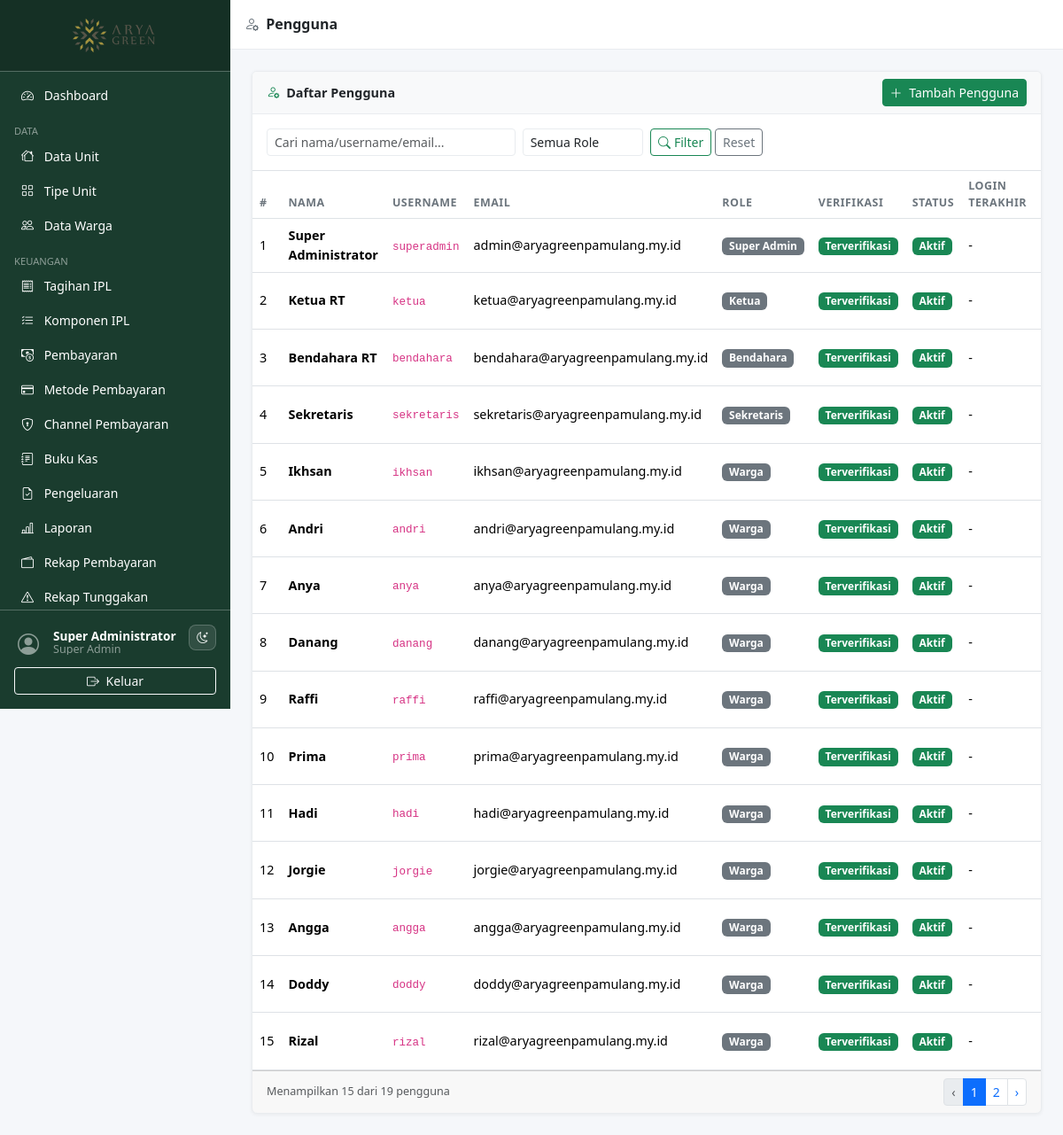
The page /pages/users/index.php (signed in) on the database its author committed.
### tables this page shows
CREATE TABLE `users` (
  `id`                 INT UNSIGNED AUTO_INCREMENT PRIMARY KEY,
  `role_id`            INT UNSIGNED NOT NULL DEFAULT 4,
  `name`               VARCHAR(150) NOT NULL,
  `username`           VARCHAR(80)  NOT NULL UNIQUE,
  `email`              VARCHAR(150) NOT NULL UNIQUE,
  `password`           VARCHAR(255) DEFAULT NULL,
  `email_verified_at`  DATETIME     DEFAULT NULL,
  `verification_token` VARCHAR(100) DEFAULT NULL,
  `reset_token`        VARCHAR(100) DEFAULT NULL,
  `reset_token_expires`DATETIME     DEFAULT NULL,
  `is_active`          TINYINT(1)   NOT NULL DEFAULT 1,
  `last_login`         DATETIME     DEFAULT NULL,
  `created_at`         TIMESTAMP    DEFAULT CURRENT_TIMESTAMP,
  `updated_at`         TIMESTAMP    DEFAULT CURRENT_TIMESTAMP ON UPDATE CURRENT_TIMESTAMP,
  FOREIGN KEY (`role_id`) REFERENCES `roles`(`id`) ON UPDATE CASCADE
);

CREATE TABLE `roles` (
  `id`         INT UNSIGNED AUTO_INCREMENT PRIMARY KEY,
  `name`       VARCHAR(50) NOT NULL UNIQUE,
  `label`      VARCHAR(100) NOT NULL,
  `created_at` TIMESTAMP DEFAULT CURRENT_TIMESTAMP
);

### includes/auth.php (called while the page is built, shortened)
<?php
require_once __DIR__ . '/functions.php';
function auth_user(): array {
    return $_SESSION['auth_user'] ?? [];
}
function can(string $permission): bool {
    return in_array($permission, $_SESSION['permissions'] ?? [], true);
}

### pages/users/index.php (the view, shortened to what this page needs)
<?php
require_once __DIR__ . '/../../includes/auth.php';
require_once __DIR__ . '/../../includes/functions.php';
$db = db();
$search = clean($_GET['q'] ?? '');
$f_role = (int)($_GET['role_id'] ?? 0);
$page   = max(1,(int)($_GET['page'] ?? 1));
$per    = 15;
$where  = ['1=1'];
$params = [];
$types  = '';
$wsql = implode(' AND ', $where);
$cnt = $db->prepare("SELECT COUNT(*) FROM users u WHERE {$wsql}");
$cnt->execute();
$total = $cnt->get_result()->fetch_row()[0];
$pag   = paginate($total, $per, $page);
$stmt = $db->prepare(
    "SELECT u.*, r.label AS role_label FROM users u
     JOIN roles r ON r.id=u.role_id
     WHERE {$wsql} ORDER BY u.created_at DESC LIMIT ? OFFSET ?"
);
$fp = array_merge($params, [$per, $pag['offset']]);
$stmt->bind_param($types.'ii', ...$fp);
$stmt->execute();
$users = $stmt->get_result()->fetch_all(MYSQLI_ASSOC);
include __DIR__ . '/../../includes/header.php';
include __DIR__ . '/../../includes/sidebar.php';
?>
<div class="content-wrapper">
  <div class="topbar d-flex align-items-center px-3 gap-2">
    <h6 class="mb-0 fw-semibold"><i class="bi bi-person-gear me-1 text-secondary"></i> Pengguna</h6>
  </div>
  <div class="main-content">
    <div class="card">
      <div class="card-header d-flex flex-wrap gap-2 align-items-center justify-content-between">
        <span><i class="bi bi-person-gear me-1 text-success"></i> Daftar Pengguna</span>
        <?php if (can('users.create')): ?>
          <a href="form.php" class="btn btn-success btn-sm"><i class="bi bi-plus-lg me-1"></i> Tambah Pengguna</a>
        <?php endif; ?>
      </div>
      <div class="card-body border-bottom">
        <form method="GET" class="row g-2">
          <div class="col-md-4">
            <input type="text" name="q" class="form-control form-control-sm"
                   placeholder="Cari nama/username/email..." value="<?= e($search) ?>">
          </div>
          <div class="col-md-2">
            <select name="role_id" class="form-select form-select-sm">
              <option value="">Semua Role</option>
            </select>
          </div>
          <div class="col-auto">
            <button class="btn btn-sm btn-outline-success"><i class="bi bi-search me-1"></i>Filter</button>
            <a href="index.php" class="btn btn-sm btn-outline-secondary">Reset</a>
          </div>
        </form>
      </div>
      <div class="card-body p-0">
        <div class="table-responsive">
          <table class="table table-hover mb-0">
            <thead><tr>
              <th>#</th><th>Nama</th><th>Username</th><th>Email</th>
              <th>Role</th><th>Verifikasi</th><th>Status</th><th>Login Terakhir</th><th>Aksi</th>
            </tr></thead>
            <tbody>
            <?php if (empty($users)): ?>
              <tr><td colspan="9" class="text-center text-muted py-4">Tidak ada pengguna.</td></tr>
            <?php else: foreach ($users as $i => $u): ?>
              <tr>
                <td><?= $pag['offset']+$i+1 ?></td>
                <td><strong><?= e($u['name']) ?></strong></td>
                <td><code><?= e($u['username']) ?></code></td>
                <td><?= e($u['email']) ?></td>
                <td><span class="badge bg-secondary"><?= e($u['role_label']) ?></span></td>
                <td><?= $u['email_verified_at'] ? '<span class="badge bg-success">Terverifikasi</span>' : '<span class="badge bg-warning text-dark">Belum</span>' ?></td>
                <td><?= $u['is_active'] ? '<span class="badge bg-success">Aktif</span>' : '<span class="badge bg-secondary">Nonaktif</span>' ?></td>
                <td><?= $u['last_login'] ? fmt_date($u['last_login'], 'd M Y H:i') : '-' ?></td>
                <td>
                </td>
              </tr>
            <?php endforeach; endif; ?>
            </tbody>
          </table>
        </div>
      </div>
      <?php if ($pag['total_pages']>1): ?>
      <div class="card-footer d-flex justify-content-between align-items-center">
        <small class="text-muted">Menampilkan <?= count($users) ?> dari <?= $total ?> pengguna</small>
        <?= render_pagination($pag, 'index.php?q='.urlencode($search).'&role_id='.$f_role) ?>
      </div>
      <?php endif; ?>
    </div>
  </div>
<?php include __DIR__ . '/../../includes/footer.php'; ?>

### includes/sidebar.php (shortened to what this page needs)
<?php
$current_uri = $_SERVER['REQUEST_URI'] ?? '';
function nav_active(string $path): string {
    global $current_uri;
    return str_contains($current_uri, $path) ? ' active' : '';
}
?>
<nav id="sidebar" class="sidebar d-flex flex-column flex-shrink-0 p-0">
  <a href="<?= APP_URL ?>/pages/dashboard.php"
     class="d-flex align-items-center justify-content-center p-3 text-white text-decoration-none sidebar-brand"
     title="<?= e(APP_NAME) ?>">
    <img src="<?= APP_URL ?>/assets/images/logo.png" alt="<?= e(APP_NAME) ?>" class="sidebar-logo">
  </a>
  <hr class="text-white m-0">
  <div class="nav-scroll">
    <ul class="nav nav-pills flex-column px-2 py-2">
    <?php if (can('dashboard.view')): ?>
    <li class="nav-item">
      <a href="<?= APP_URL ?>/pages/dashboard.php"
         class="nav-link text-white<?= nav_active('/dashboard') ?>">
        <i class="bi bi-speedometer2 me-2"></i> Dashboard
      </a>
    </li>
    <?php endif; ?>
    <?php if (can('units.view')): ?>
    <li class="nav-item mt-2">
      <small class="text-white-50 px-2 text-uppercase" style="font-size:.7rem">Data</small>
    </li>
    <li class="nav-item">
      <a href="<?= APP_URL ?>/pages/units/index.php"
         class="nav-link text-white<?= nav_active('/units/') ?>">
        <i class="bi bi-houses me-2"></i> Data Unit
      </a>
    </li>
    <li class="nav-item">
      <a href="<?= APP_URL ?>/pages/unit_types/index.php"
         class="nav-link text-white<?= nav_active('/unit_types') ?>">
        <i class="bi bi-grid me-2"></i> Tipe Unit
      </a>
    </li>
    <?php endif; ?>
    <?php if (can('residents.view')): ?>
    <li class="nav-item">
      <a href="<?= APP_URL ?>/pages/residents/index.php"
         class="nav-link text-white<?= nav_active('/residents') ?>">
        <i class="bi bi-people me-2"></i> Data Warga
      </a>
    </li>
    <?php endif; ?>
    <?php if (can('billing.view') || can('payments.view')): ?>
    <li class="nav-item mt-2">
      <small class="text-white-50 px-2 text-uppercase" style="font-size:.7rem">Keuangan</small>
    </li>
    <?php endif; ?>
    <?php if (can('billing.view')): ?>
    <li class="nav-item">
      <a href="<?= APP_URL ?>/pages/billing/index.php"
         class="nav-link text-white<?= nav_active('/billing') ?>">
        <i class="bi bi-receipt me-2"></i> Tagihan IPL
      </a>
    </li>
    <?php endif; ?>
    <?php if (can('ipl_components.view')): ?>
    <li class="nav-item">
      <a href="<?= APP_URL ?>/pages/ipl_components/index.php"
         class="nav-link text-white<?= nav_active('/ipl_components') ?>">
        <i class="bi bi-list-check me-2"></i> Komponen IPL
      </a>
    </li>
    <?php endif; ?>
    <?php if (can('payments.view')): ?>
    <li class="nav-item">
      <a href="<?= APP_URL ?>/pages/payments/index.php"
         class="nav-link text-white<?= nav_active('/payments') ?>">
        <i class="bi bi-cash-coin me-2"></i> Pembayaran
      </a>
    </li>
    <?php endif; ?>
    <?php if (can('payment_methods.manage')): ?>
    <li class="nav-item">
      <a href="<?= APP_URL ?>/pages/payment_methods/index.php"
         class="nav-link text-white<?= nav_active('/payment_methods') ?>">
        <i class="bi bi-credit-card me-2"></i> Metode Pembayaran
      </a>
    </li>
    <?php endif; ?>
    <?php if (can('payment_channels.manage')): ?>
    <li class="nav-item">
      <a href="<?= APP_URL ?>/pages/payment_channels/index.php" class="nav-link text-white<?= nav_active('/payment_channels') ?>">
        <i class="bi bi-shield-lock me-2"></i> Channel Pembayaran
      </a>
    </li>
    <?php endif; ?>
    <?php if (can('cashbook.view')): ?>
    <li class="nav-item">
      <a href="<?= APP_URL ?>/pages/cashbook/index.php"
         class="nav-link text-white<?= nav_active('/cashbook') ?>">
        <i class="bi bi-journal-text me-2"></i> Buku Kas
      </a>
    </li>
    <?php endif; ?>
    <?php if (can('expense.request') || can('expense.approve')): ?>
    <li class="nav-item">
      <a href="<?= APP_URL ?>/pages/expense/index.php"
         class="nav-link text-white<?= nav_active('/expense') ?>">
        <i class="bi bi-file-earmark-check me-2"></i> Pengeluaran
      </a>
    </li>
    <?php endif; ?>
    <?php if (can('reports.view')): ?>
    <li class="nav-item">
      <a href="<?= APP_URL ?>/pages/reports/index.php"
         class="nav-link text-white<?= nav_active('/reports/index') ?>">
        <i class="bi bi-bar-chart-line me-2"></i> Laporan
      </a>
    </li>
    <li class="nav-item">
      <a href="<?= APP_URL ?>/pages/reports/payments.php"
         class="nav-link text-white<?= nav_active('/reports/payments') ?>">
        <i class="bi bi-wallet2 me-2"></i> Rekap Pembayaran
      </a>
    </li>
    <li class="nav-item">
      <a href="<?= APP_URL ?>/pages/reports/arrears.php"
         class="nav-link text-white<?= nav_active('/reports/arrears') ?>">
        <i class="bi bi-exclamation-triangle me-2"></i> Rekap Tunggakan
      </a>
    </li>
    <?php endif; ?>
    </ul>
  </div>
  <hr class="text-white m-0">
  <div class="p-3 sidebar-footer">
    <div class="d-flex align-items-start gap-2 mb-2">
      <a href="<?= APP_URL ?>/pages/profile.php"
         class="d-flex align-items-center text-decoration-none rounded p-1 sidebar-profile-link flex-grow-1 overflow-hidden"
         title="Profil & ganti password">
        <div class="avatar-sm me-2">
          <i class="bi bi-person-circle fs-4 text-white-50"></i>
        </div>
        <div class="text-white lh-1 flex-grow-1 overflow-hidden">
          <div class="fw-semibold text-truncate" style="font-size:.85rem"><?= e($current_user['name'] ?? '') ?></div>
          <small class="text-white-50"><?= e(ucwords(str_replace('_',' ', $current_user['role'] ?? ''))) ?></small>
        </div>
      </a>
      <button type="button" class="dark-toggle sidebar-theme-toggle text-white" aria-label="Ganti tema" title="Ganti tema">
        <i class="bi bi-moon-stars"></i>
      </button>
    </div>
    <a href="<?= APP_URL ?>/auth/logout.php"
       class="btn btn-sm btn-outline-light w-100"
       onclick="return confirm('Yakin ingin keluar?')">
      <i class="bi bi-box-arrow-right me-1"></i> Keluar
    </a>
  </div>
</nav>

### assets/css/style.css (style rules this page uses)
:root { --sidebar-width: 260px; --sidebar-bg: #1a3c2e; --sidebar-hover: #2d6a4f; --topbar-height: 56px; --page-bg: #f5f7fa; --surface: #ffffff; --surface-muted: #f8f9fa; --border-color: #e9ecef; --text-color: #212529; --muted-color: #6c757d; }
body { background: var(--page-bg); color: var(--text-color); font-size: .9rem; }
.sidebar { width: var(--sidebar-width); height: 100vh; min-height: 0; background: var(--sidebar-bg); position: fixed; top: 0; left: 0; z-index: 1040; transition: transform .25s ease; overflow: hidden; display: flex; flex-direction: column; }
.sidebar .nav-scroll { flex: 1 1 0; height: 0; min-height: 0; overflow-y: auto; overflow-x: hidden; scrollbar-width: thin; scrollbar-color: rgba(255,255,255,.35) transparent; }
.sidebar .sidebar-footer { flex-shrink: 0; background: var(--sidebar-bg); }
.sidebar-brand { background: rgba(0,0,0,.2); }
.sidebar-logo { height: 48px; width: auto; object-fit: contain; }
.sidebar .nav-link { border-radius: 6px; margin-bottom: 2px; font-size: .875rem; }
.content-wrapper { margin-left: var(--sidebar-width); width: calc(100% - var(--sidebar-width)); min-height: 100vh; display: flex; flex-direction: column; }
.topbar { height: var(--topbar-height); background: var(--surface); border-bottom: 1px solid var(--border-color); color: var(--text-color); position: sticky; top: 0; z-index: 1030; }
.main-content { flex: 1; padding: 1.5rem; }
.card { border: 1px solid var(--border-color); background: var(--surface); box-shadow: 0 1px 4px rgba(0,0,0,.06); }
.card-header { background: var(--surface-muted); border-bottom: 1px solid var(--border-color); font-weight: 600; }
.table th { font-size: .78rem; text-transform: uppercase; letter-spacing: .04em; color: var(--muted-color); font-weight: 600; }
.table td { vertical-align: middle; }
.badge { font-size: .75rem; padding: .35em .65em; }
.form-control, .form-select { background: var(--surface); border-color: var(--border-color); color: var(--text-color); }
.dark-toggle { background: transparent; border: 1px solid var(--border-color); border-radius: 8px; padding: 4px 8px; font-size: .8rem; cursor: pointer; transition: background .2s, border-color .2s; }
.dark-toggle i { pointer-events: none; }
.sidebar-theme-toggle { background: rgba(255,255,255,.1); border-color: rgba(255,255,255,.2); }
.avatar-sm { width: 32px; height: 32px; }

### rows shown on the page
users: name "Super Administrator", offset "1", username "superadmin", email "admin@aryagreenpamulang.my.id", role.label "Super Admin", shows "Terverifikasi", is_active "Aktif"
users: offset "2", name "Ketua RT", username "ketua", email "ketua@aryagreenpamulang.my.id", role.label "Ketua", shows "Terverifikasi", is_active "Aktif"
users: offset "3", name "Bendahara RT", username "bendahara", email "bendahara@aryagreenpamulang.my.id", role.label "Bendahara", shows "Terverifikasi", is_active "Aktif"
users: offset "4", name "Sekretaris", username "sekretaris", email "sekretaris@aryagreenpamulang.my.id", role.label "Sekretaris", shows "Terverifikasi", is_active "Aktif"
users: offset "5", name "Ikhsan", username "ikhsan", email "ikhsan@aryagreenpamulang.my.id", role.label "Warga", shows "Terverifikasi", is_active "Aktif"
users: offset "6", name "Andri", username "andri", email "andri@aryagreenpamulang.my.id", role.label "Warga", shows "Terverifikasi", is_active "Aktif"
users: offset "7", name "Anya", username "anya", email "anya@aryagreenpamulang.my.id", role.label "Warga", shows "Terverifikasi", is_active "Aktif"
users: offset "8", name "Danang", username "danang", email "danang@aryagreenpamulang.my.id", role.label "Warga", shows "Terverifikasi", is_active "Aktif"
users: offset "9", name "Raffi", username "raffi", email "raffi@aryagreenpamulang.my.id", role.label "Warga", shows "Terverifikasi", is_active "Aktif"
users: offset "10", name "Prima", username "prima", email "prima@aryagreenpamulang.my.id", role.label "Warga", shows "Terverifikasi", is_active "Aktif"
users: offset "11", name "Hadi", username "hadi", email "hadi@aryagreenpamulang.my.id", role.label "Warga", shows "Terverifikasi", is_active "Aktif"
users: offset "12", name "Jorgie", username "jorgie", email "jorgie@aryagreenpamulang.my.id", role.label "Warga", shows "Terverifikasi", is_active "Aktif"
users: offset "13", name "Angga", username "angga", email "angga@aryagreenpamulang.my.id", role.label "Warga", shows "Terverifikasi", is_active "Aktif"
users: offset "14", name "Doddy", username "doddy", email "doddy@aryagreenpamulang.my.id", role.label "Warga", shows "Terverifikasi", is_active "Aktif"
users: offset "15", name "Rizal", username "rizal", email "rizal@aryagreenpamulang.my.id", role.label "Warga", shows "Terverifikasi", is_active "Aktif"

### other values the page prints
str_replace('_',' ', $current_user['role'] ?? '') "Super Admin"
count($users) "15"
$total "19"
